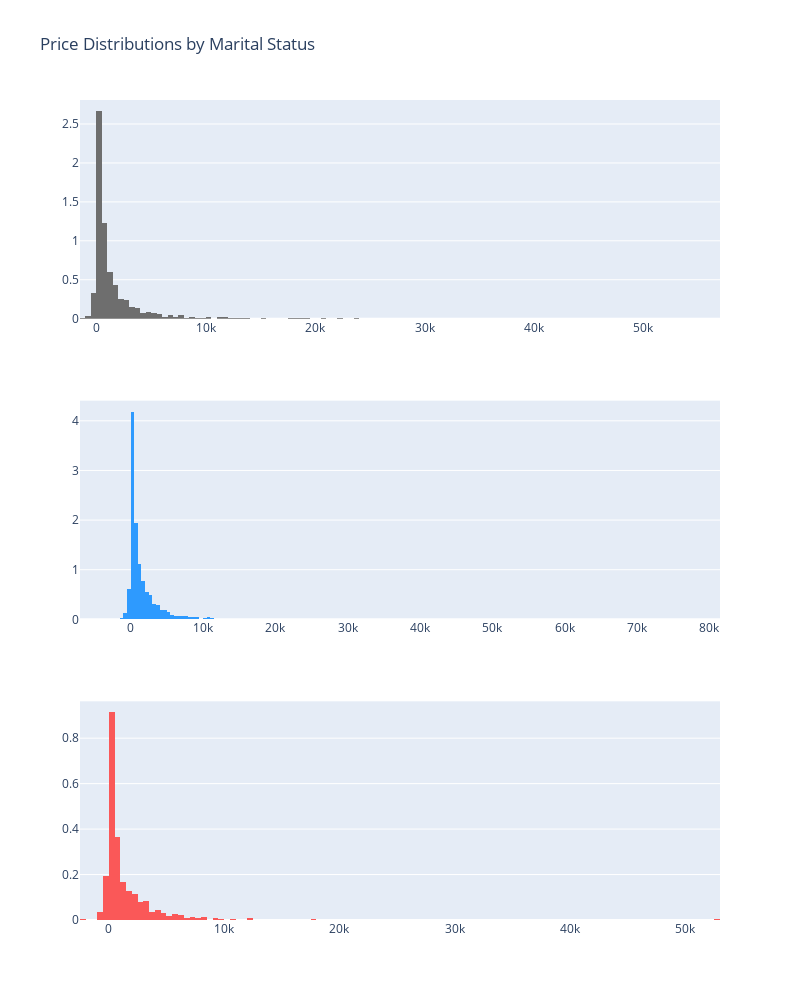

Notebook cell for this chart:
### Code cell
# Distribution of Balances by Marital status
single = df['balance'].loc[df['marital'] == 'single'].values
married = df['balance'].loc[df['marital'] == 'married'].values
divorced = df['balance'].loc[df['marital'] == 'divorced'].values


single_dist = go.Histogram(
    x=single,
    histnorm='density', 
    name='single',
    marker=dict(
        color='#6E6E6E'
    )
)


married_dist = go.Histogram(
    x=married,
    histnorm='density', 
    name='married',
    marker=dict(
        color='#2E9AFE'
    )
)

divorced_dist = go.Histogram(
    x=divorced,
    histnorm='density', 
    name='divorced',
    marker=dict(
        color='#FA5858'
    )
)


fig = tools.make_subplots(rows=3, print_grid=False)

fig.append_trace(single_dist, 1, 1)
fig.append_trace(married_dist, 2, 1)
fig.append_trace(divorced_dist, 3, 1)


fig['layout'].update(showlegend=False, title="Price Distributions by Marital Status",
                    height=1000, width=800)

iplot(fig, filename='custom-sized-subplot-with-subplot-titles')

### Figure 1 — Plotly figure (JSON) as saved in the notebook; plotly's stock layout.template omitted (floating-point values rounded to 4 significant figures; data arrays with more than 128 entries replaced by an {"elided": "..."} marker saying what was removed)
{"data": [{"histnorm": "density", "marker": {"color": "#6E6E6E"}, "name": "single", "type": "histogram", "x": {"elided": "3351 int values"}, "xaxis": "x", "yaxis": "y"}, {"histnorm": "density", "marker": {"color": "#2E9AFE"}, "name": "married", "type": "histogram", "x": {"elided": "5862 int values"}, "xaxis": "x2", "yaxis": "y2"}, {"histnorm": "density", "marker": {"color": "#FA5858"}, "name": "divorced", "type": "histogram", "x": {"elided": "1175 int values"}, "xaxis": "x3", "yaxis": "y3"}], "layout": {"height": 1000, "showlegend": false, "title": {"text": "Price Distributions by Marital Status"}, "width": 800, "xaxis": {"anchor": "y", "domain": [0, 1]}, "xaxis2": {"anchor": "y2", "domain": [0, 1]}, "xaxis3": {"anchor": "y3", "domain": [0, 1]}, "yaxis": {"anchor": "x", "domain": [0.7333, 1]}, "yaxis2": {"anchor": "x2", "domain": [0.3667, 0.6333]}, "yaxis3": {"anchor": "x3", "domain": [0, 0.2667]}}}
